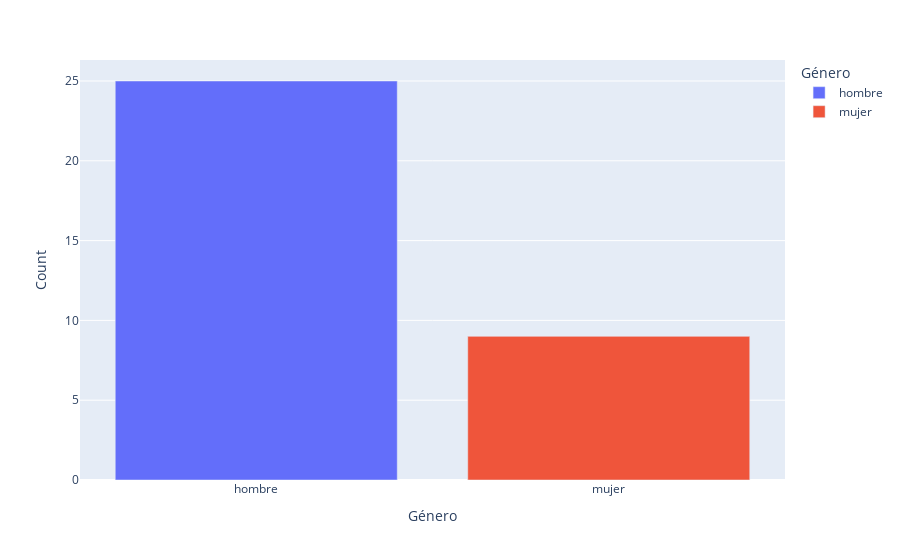

Notebook code for this chart:
### Markdown cell above
### Create barchart

### Code cell
fig = px.bar(new_df, x='Género', y='Count', color='Género')
fig.show()

### Figure 1 — Plotly figure (JSON) as saved in the notebook; plotly's stock layout.template omitted (floating-point values rounded to 4 significant figures)
{"data": [{"alignmentgroup": "True", "hovertemplate": "Género=%{x}<br>Count=%{y}<extra></extra>", "legendgroup": "hombre", "marker": {"color": "#636efa", "pattern": {"shape": ""}}, "name": "hombre", "offsetgroup": "hombre", "orientation": "v", "showlegend": true, "textposition": "auto", "type": "bar", "x": ["hombre"], "xaxis": "x", "y": [25], "yaxis": "y"}, {"alignmentgroup": "True", "hovertemplate": "Género=%{x}<br>Count=%{y}<extra></extra>", "legendgroup": "mujer", "marker": {"color": "#EF553B", "pattern": {"shape": ""}}, "name": "mujer", "offsetgroup": "mujer", "orientation": "v", "showlegend": true, "textposition": "auto", "type": "bar", "x": ["mujer"], "xaxis": "x", "y": [9], "yaxis": "y"}], "layout": {"barmode": "relative", "legend": {"title": {"text": "Género"}, "tracegroupgap": 0}, "margin": {"t": 60}, "xaxis": {"anchor": "y", "categoryarray": ["hombre", "mujer"], "categoryorder": "array", "domain": [0, 1], "title": {"text": "Género"}}, "yaxis": {"anchor": "x", "domain": [0, 1], "title": {"text": "Count"}}}}
